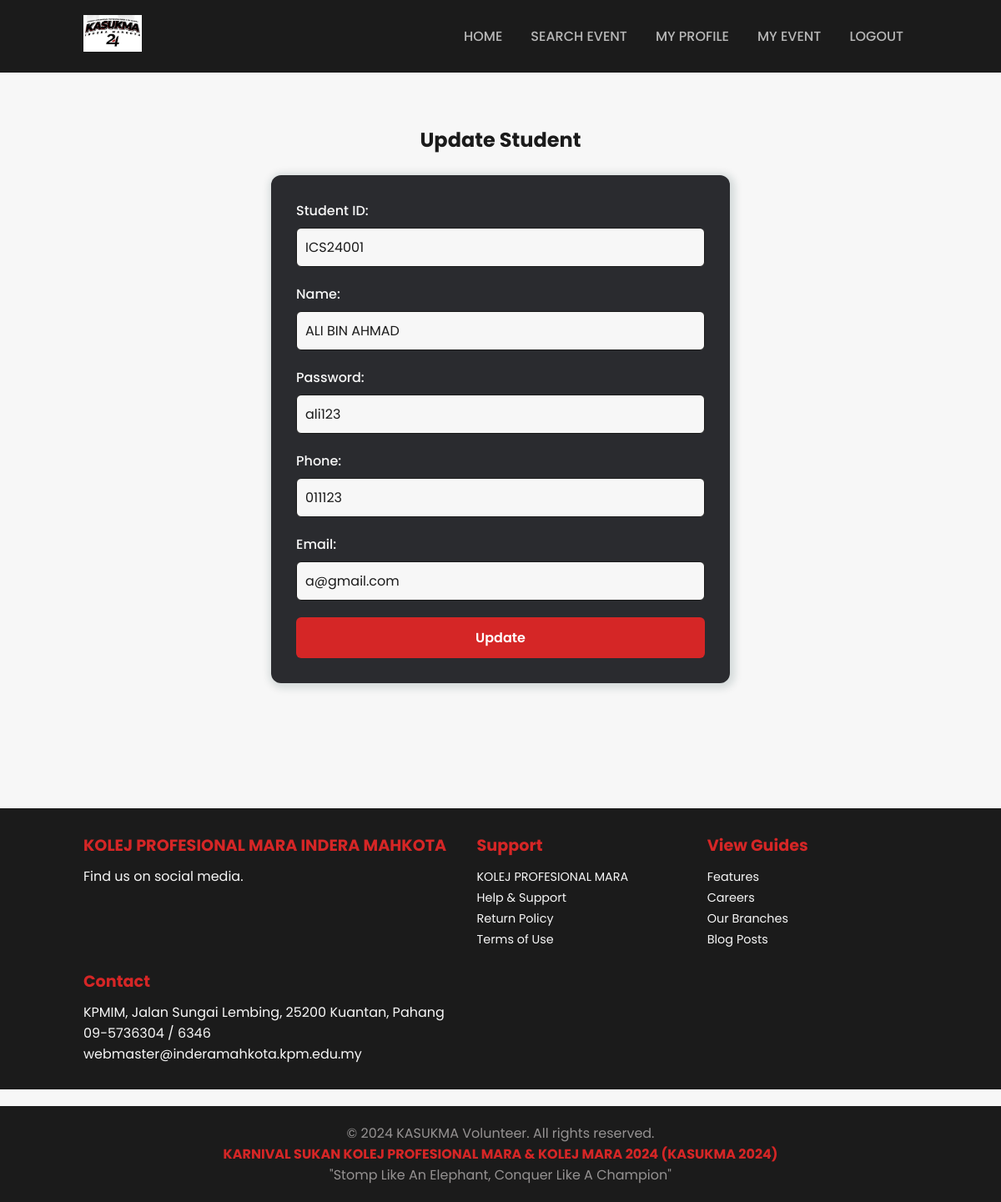
/kasukma_page/update_student/ICS24001/, run on the app's committed database.
### library/models.py (models this page shows)
class Student(models.Model):
    studentid = models.CharField(max_length=10, primary_key=True)
    password = models.CharField(max_length=100)
    studentname = models.TextField()
    phone = models.CharField(max_length=20)
    email = models.CharField(max_length=100)

### library/views.py (the view)
# urls.py: path('update_student/<str:studentid>/', views.update_student, name='update_student'),
def update_student(request, studentid):
    data = Student.objects.get(studentid=studentid)
    context = {
        'data1': data
    }
    return render(request, "update_student.html", context)

### library/templates/update_student.html (shortened to what this page needs)
{% load static %}
<!DOCTYPE html>
<html lang="en">
<head>
</head>
<body>
    <header>
        <a href="#" class="logo">
        <img src="{% static 'image/kasukma24.jpg' %}" alt="Volunteer image">
        </a>
        <ul class="navbar">
            <li><a href="{% url 'homepage' %}">Home</a></li>
            <li><a href="{% url 'search_event' %}">Search Event</a></li>
            <li><a href="{% url 'myprofile' %}">My Profile</a></li>
            <li><a href="{% url 'event' %}">My Event</a></li>
            <li><a href="{% url 'logout' %}">Logout</a></li>
        </ul>
    </header>
    <main>
        <section class="update-section">
            <h2>Update Student</h2><br>
        <form action="{% url 'save_update_student' data1.studentid %}" method="post" class="update-form">
            <div class="form-group">
                <label for="studentid">Student ID:</label>
                <input type="text" id="studentid" name="studentid" value="{{ data1.studentid }}" disabled="true">
            </div>
            <div class="form-group">
                <label for="name">Name:</label>
                <input type="text" id="name" name="name" value="{{ data1.studentname }}">
            </div>
            <div class="form-group">
                <label for="psw">Password:</label>
                <input type="text" id="psw" name="psw" value="{{ data1.password }}">
            </div>
            <div class="form-group">
                <label for="phone">Phone:</label>
                <input type="text" id="phone" name="phone" value="{{ data1.phone }}">
            </div>
            <div class="form-group">
                <label for="email">Email:</label>
                <input type="text" id="email" name="email" value="{{ data1.email }}">
            </div>
            <input type="submit" value="Update" class="btn-submit">
        </form>
        </section>
    </main>
     <section class="footer">
        <div class="footer-box">
            <h3>KOLEJ PROFESIONAL MARA INDERA MAHKOTA</h3>
            <p>Find us on social media.</p>
        </div>
        <div class="footer-box">
            <h3>Support</h3>
            <ul>
                <li><a href="#">KOLEJ PROFESIONAL MARA</a></li>
                <li><a href="#">Help & Support</a></li>
                <li><a href="#">Return Policy</a></li>
                <li><a href="#">Terms of Use</a></li>
            </ul>
        </div>
        <div class="footer-box">
            <h3>View Guides</h3>
            <ul>
                <li><a href="#">Features</a></li>
                <li><a href="#">Careers</a></li>
                <li><a href="#">Our Branches</a></li>
                <li><a href="#">Blog Posts</a></li>
            </ul>
        </div>
        <div class="footer-box">
            <h3>Contact</h3>
            <div class="contact">
                <span> KPMIM, Jalan Sungai Lembing, 25200 Kuantan, Pahang </span><br>
                <span>09-5736304 / 6346 </span><br>
                <span>webmaster@inderamahkota.kpm.edu.my</span>
            </div>
        </div>
    </section>
    <section class="banner">
        <p>&copy; 2024 KASUKMA Volunteer. All rights reserved.</p>
        <h4>KARNIVAL SUKAN KOLEJ PROFESIONAL MARA & KOLEJ MARA 2024 (KASUKMA 2024)</h4>
        <p>"Stomp Like An Elephant, Conquer Like A Champion"</p>
    </section>
</body>
</html>

### library/templates/update_student.html (style rules this page uses)
* { font-family: 'Poppins', sans-serif; margin: 0; padding: 0; box-sizing: border-box; scroll-padding-top: 4rem; scroll-behavior: smooth; list-style: none; text-decoration: none; }
body { color: var(--text-color); background-color: var(--second-color); }
:root { --main-color: #d52626; --second-color: #f7f7f7; --text-color: #1b1b1b; --bg-color: #b7b7b7; --box-shadow: 2px 2px 10px 4px rgb(14 55 54 / 15%); }
header { position: fixed; width: 100%; top: 0; right: 0; z-index: 1000; display: flex; justify-content: space-between; align-items: center; padding: 18px 100px; background: var(--text-color); transition: 0.5s linear; }
.logo img { width: 70px; }
.navbar { display: flex; }
.navbar a { padding: 8px 17px; color: var(--bg-color); font-size: 1rem; text-transform: uppercase; font-weight: 500; }
.update-section { padding: 150px 50px; text-align: center; }
.update-form { width: 50%; margin: 0 auto; background-color: #2a2b2f; padding: 30px; border-radius: 12px; box-shadow: var(--box-shadow); }
.update-form .form-group { margin-bottom: 20px; text-align: left; }
.update-form label { display: block; font-size: 1rem; font-weight: 500; color: var(--second-color); margin-bottom: 8px; }
.update-form input[type="text"] { width: 100%; padding: 10px; font-size: 1rem; border: 1px solid var(--text-color); border-radius: 6px; background-color: var(--second-color); color: var(--text-color); }
.btn-submit { width: 100%; padding: 12px; background-color: var(--main-color); color: white; border: none; border-radius: 6px; font-size: 1rem; font-weight: 600; cursor: pointer; transition: background-color 0.3s ease; }
.footer { display: grid; grid-template-columns: repeat(auto-fit, minmax(240px, auto)); gap: 1.5rem; padding: 30px 100px; background-color: var(--text-color); color: var(--second-color); }
.footer-box h3 { font-size: 1.2rem; margin-bottom: 10px; color: var(--main-color); }
.footer-box ul li a { font-size: 0.9rem; color: var(--second-color); transition: color 0.3s ease; }
.banner { padding: 20px; text-align: center; background: var(--text-color); color: rgb(149, 146, 146); margin-top: 20px; }
.banner h4 { color: var(--main-color); }

### data on the page
Student: studentid "ICS24001", name "ALI BIN AHMAD", psw "ali123", phone "011123", email "a@gmail.com"
